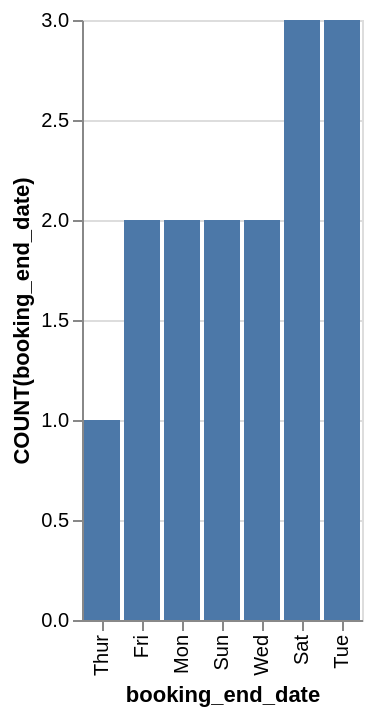

Express this chart as Vega-Lite.
### Vega-Lite specification from a JSON file in a GitHub repository (floating-point values rounded to 4 significant figures)
{"data": {"values": [{"x_data": "Thur", "y_data": 1}, {"x_data": "Fri", "y_data": 2}, {"x_data": "Mon", "y_data": 2}, {"x_data": "Sun", "y_data": 2}, {"x_data": "Wed", "y_data": 2}, {"x_data": "Sat", "y_data": 3}, {"x_data": "Tue", "y_data": 3}]}, "mark": "bar", "encoding": {"x": {"field": "x_data", "type": "nominal", "title": "booking_end_date", "sort": {"op": "sum", "field": "y_data", "order": "ascending"}}, "y": {"field": "y_data", "type": "quantitative", "title": "COUNT(booking_end_date)"}}}
